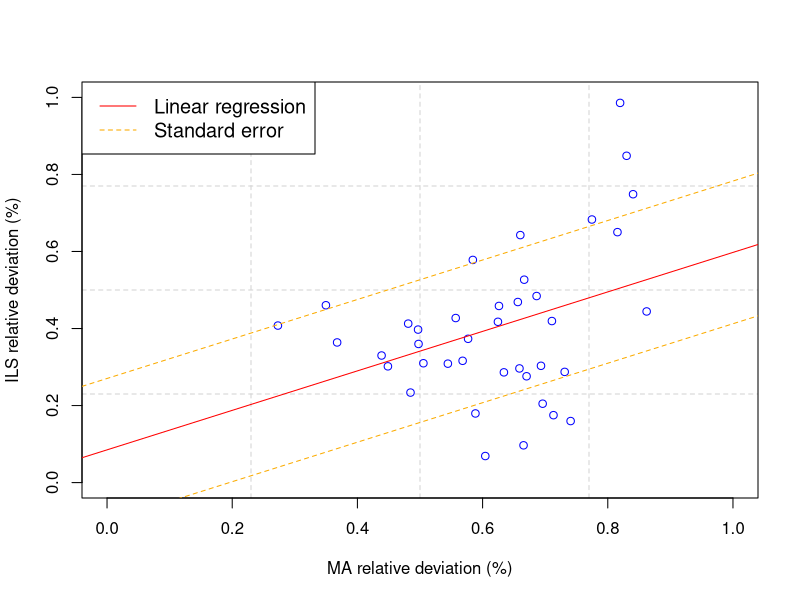

The R script that drew this image:
data1 <- read.csv("raw_results/results_meme.csv")
data2 <- read.csv("raw_results/results_ils.csv")

print(cor(data1$relative_deviation, data2$relative_deviation))
model <- lm(data2$relative_deviation ~ data1$relative_deviation)
se <- sqrt(sum(resid(model)^2) / model$df.residual) # Standard error of the regression

# Start the PNG device.
png(filename = "figures/corr_plot_meme_ils.png", width = 800, height = 800)
plot(data1$relative_deviation, data2$relative_deviation,
    xlab = "MA relative deviation (%)",
    ylab = "ILS relative deviation (%)",
    xlim = c(0, 1),
    ylim = c(0, 1),
    pch = 1,
    col = "blue",
    panel.first = grid(nx = 4, ny = 4, lty = 2))
legend("topleft", legend = c("Linear regression", "Standard error"),
       col = c("red", "#fbab00"), lty = 1:2, cex = 1.2)


# Print the parameters of the linear model
print(summary(model))
# Get the coefficients of the model
coefficients <- coef(model)
cat("Equation of the line: y =", coefficients[1], "+", coefficients[2], "* x\n")
cat("Standard error of the regression:", se, "\n")

abline(model, col = "red")
abline(a = coef(model)[1] - se, b = coef(model)[2], col = "#fbab00", lty = 2)
abline(a = coef(model)[1] + se, b = coef(model)[2], col = "#fbab00", lty = 2)

invisible(dev.off()) #close png